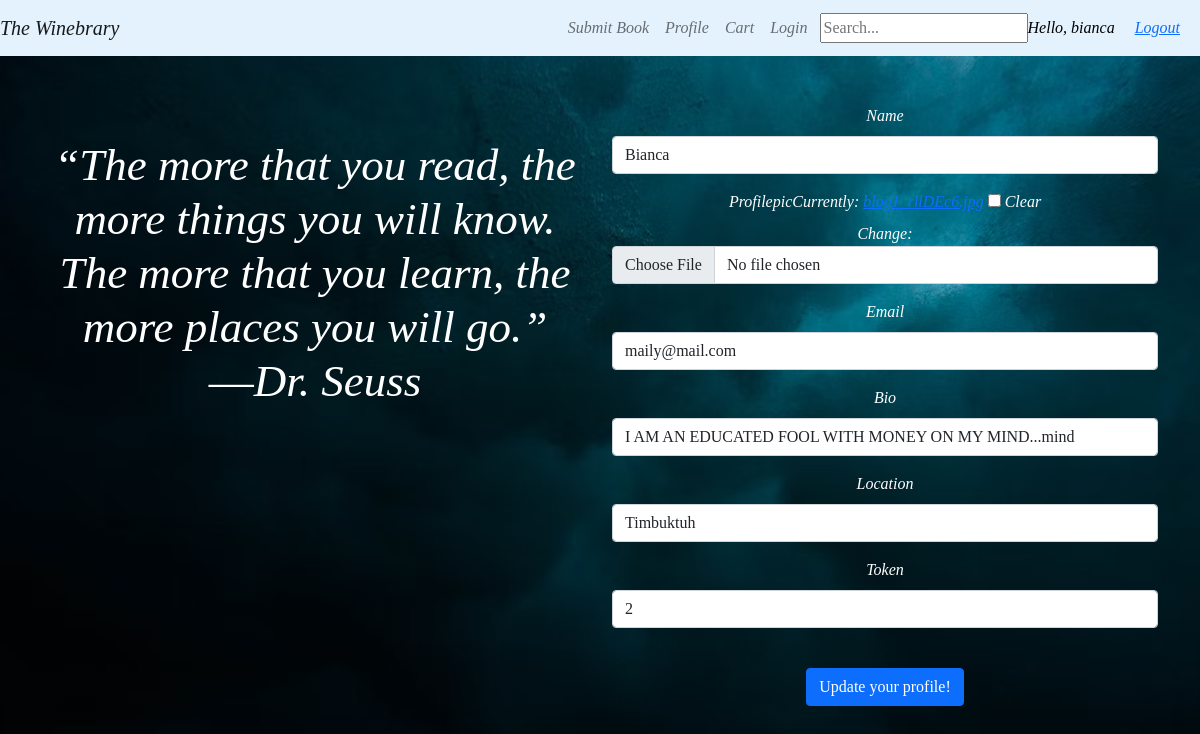
The page /updateprofile/ (signed in) on the database its author committed.
### library/models.py (models this page shows, shortened)
class Profile(models.Model):
  user = models.OneToOneField(User, on_delete = models.CASCADE, null=True, blank=True)
  name =  models.CharField(max_length=200, null=True)
  profilepic = models.ImageField(null=True, blank=True)
  email =  models.EmailField(max_length=300)
  bio = models.CharField(max_length=500)
  location = models.CharField(max_length=100, default="")
  token = models.IntegerField(default=1)

### library/views.py (the view)
# urls.py: path('updateprofile/',views.updateprofile, name='updateprofile'),
@login_required(login_url='login')
def updateprofile(request):
    current_user = request.user
    profiles = Profile.objects.filter(user_id = current_user.id).all()
    books =Book.objects.filter(user_id = current_user.id).all()
    wishlist, created = Wishlist.objects.get_or_create(user=current_user.profile)
    wishitems = wishlist.wishlistitem_set.all()
    if request.method == 'POST':
        form = ProfileForm(request.POST, request.FILES, instance=request.user.profile)
        if form.is_valid():
            form.save()
            return redirect('profile')
    else:
        form = ProfileForm(instance=request.user.profile)
    return render(request, 'updateprofile.html', {"current_user":current_user,"books":books,"wishitems":wishitems, "profiles":profiles, 'form':form})

### library/forms.py
class ProfileForm(forms.ModelForm):
    class Meta:
        model = Profile
        exclude = ('user',)
        fields= '__all__'

### library/templates/updateprofile.html (shortened to what this page needs)
{%extends 'index.html'%}
{% load bootstrap3 %}
{% load static %}
{% block content %}
{% block navbar %}
    {% include 'navbar.html' %}
{% endblock %}
<div class="container">
  <div class="row">
    <body class="sub" style="background-image:url(/static/images/BCG1.avif)" height="100vh" >
       <div class="col-lg-6 col-md-6 col-sm-6">
          <h4 class="profile-text">“The more that you read, the more things you will know. The more that you learn, the more places you will go.” <br> ―Dr. Seuss</h3>
       </div>
       <div class="col-lg-6 col-md-6 col-sm-6">
          <div class="sub-body">
            <br> <br>
              <form action=" {% url 'updateprofile'%}" method="POST" enctype="multipart/form-data">
                  {% bootstrap_form form %}
                  <div class="form-group text-center">
                      <input type="submit" class="m-4 btn btn-primary login-btn" value="Update your profile!">
                  </div>
              </form>
          </div>
       </div>
      </body>
  </div>
</div>
{% endblock %}

### library/templates/navbar.html (shortened to what this page needs)
{%extends 'index.html'%}
{% load static %}
{% load bootstrap3%}
{% block content%}
<nav class="navbar navbar-expand-lg navbar-light" style="background-color: #e3f2fd;">
  <div class="container-fluid">
    <a class="navbar-brand" href="{% url 'index' %}">The Winebrary</a>
    <div class="collapse navbar-collapse" id="navbarNavAltMarkup">
      <ul class="navbar-nav ms-auto px-1">
        <li class="nav-item">
          <a class="nav-link" href="{% url 'submit' %}">Submit Book</a>
          </li>
        <li class="nav-item">
        <a class="nav-link" href="{% url 'profile' %}"> Profile </a>
        </li>
        <li class="nav-item">
          <a class="nav-link" href="{% url 'swap' %}">Cart </a>
          </li>
        <li class="nav-item">
          <a class="nav-link" href="{% url 'login' %}">Login</a>
          </li>
      </ul>
      <form action="{% url 'search' %}" method="GET">
        <input name="q" type="text" placeholder="Search...">
      </form>
      <span class="hi"> Hello, {{request.user}} </span>
      <span class="hi"> <a href="{% url 'logout' %}"> Logout </a> </span>
    </div>
  </div>
</nav>
{% endblock %}

### static/css/index.css (style rules this page uses)
* { font-family: 'Ubuntu'; }
.container-fluid { margin: 0px; padding:0px ; }
.sub { color: white; text-align: center; font-style: italic; }
.profile-text { font-size: 45px; margin-top: 15%; }

### library/templates/navbar.html (style rules this page uses)
.hi { margin-right: 20px; color: black; text-decoration: none; }

### rows shown on the page
Profile: name "Bianca", email "maily@mail.com", bio "I AM AN EDUCATED FOOL WITH MONEY ON MY MIND...mind", location "Timbuktuh", token "2"

### other values the page prints
{{ request.user }} "bianca"
